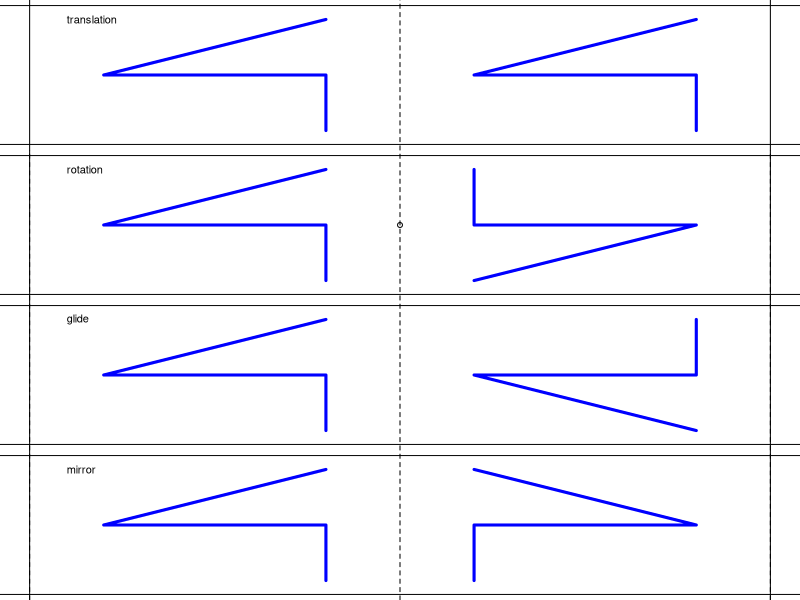
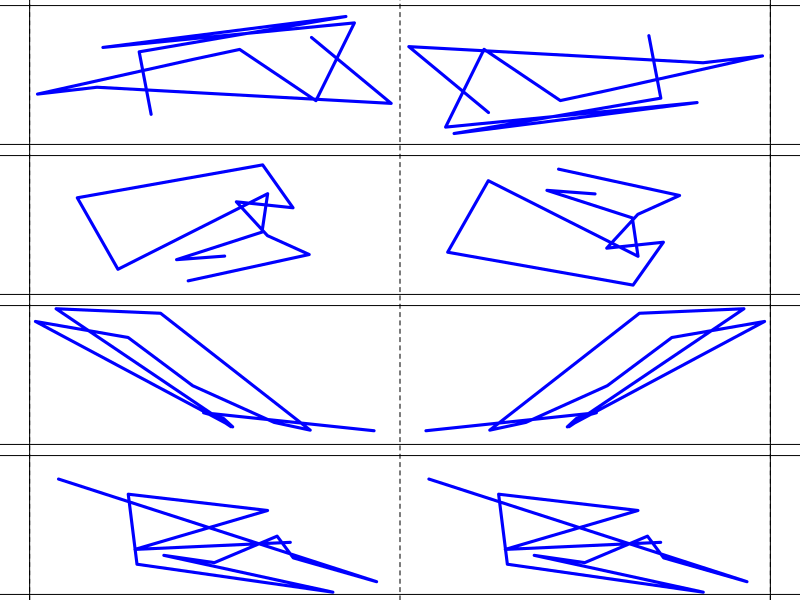

Recreate these plots in R, in order.
## ---- chunk 1
myorder = sample(1:4)
wrds = c("translation","rotation","glide","mirror")
mywrds = wrds[myorder]

al = paste0("* ",wrds,collapse="\n")
sol1 = paste0(1*(1==myorder),collapse="")
sol2 = paste0(1*(2==myorder),collapse="")
sol3 = paste0(1*(3==myorder),collapse="")
sol4 = paste0(1*(4==myorder),collapse="")

getbasedots = function(fg=1,n=4){
    if(fg<6){
        x = runif(2*n)
        y = runif(2*n)-0.5
        h = runif(2*n)
        p = sample(1:20,2*n)
    } else {
        x = runif(n)
        y = runif(n)-0.5
        h = runif(n)
        p = sample(1:20,n)
        x = c(x,x)
        y = c(y,-y)
        h = c(h,h)
        p = c(p,p) 
    }
    dots = data.frame(x,y,h,p)
    return(dots)
}

translate = function(dots,dx=1){
    tdots = data.frame(dots)
    tdots$x = dots$x+dx
    return(tdots)
}
rotate = function(dots,xr){
    tdots = data.frame(dots)
    tdots$x = tdots$x-xr
    tdots$x = -tdots$x+xr
    tdots$y = -tdots$y
    return(tdots)
}
glide = function(dots,dx){
    tdots = data.frame(dots)
    tdots$x = tdots$x+dx
    tdots$y = -tdots$y
    return(tdots)
}
mirror = function(dots,xr){
    tdots = data.frame(dots)
    tdots$x = tdots$x-xr
    tdots$x = -tdots$x+xr
    return(tdots)
}

## ---- chunk 2

lwd=3
col="blue"

par(mar=c(0,0,0,0),mfrow=c(4,1))
mydots = data.frame(x=c(0.8,0.8,0.2,0.8),y=c(-0.4,0,0,0.4))
plot(0,0,type="n",xlim=c(0,2),ylim=c(-0.5,0.5),axes=F,ann=F)
lines(mydots$x,mydots$y,lwd=lwd,col=col)
d2 = translate(mydots,1)
lines(d2$x,d2$y,lwd=lwd,col=col)
abline(v=1,lty=2)
text(0.1,0.4,"translation",adj=0)
abline(h=c(0.5,-0.5))
abline(v=c(0,2))

plot(0,0,type="n",xlim=c(0,2),ylim=c(-0.5,0.5),axes=F,ann=F)
lines(mydots$x,mydots$y,lwd=lwd,col=col)
d2 = rotate(mydots,1)
lines(d2$x,d2$y,lwd=lwd,col=col)
abline(v=seq(0,2,1),lty=2)
points(1,0)
text(0.1,0.4,"rotation",adj=0)
abline(h=c(0.5,-0.5))
abline(v=c(0,2))

plot(0,0,type="n",xlim=c(0,2),ylim=c(-0.5,0.5),axes=F,ann=F)
lines(mydots$x,mydots$y,lwd=lwd,col=col)
d2 = glide(mydots,1)
lines(d2$x,d2$y,lwd=lwd,col=col)
abline(v=seq(0,2,1),lty=2)
text(0.1,0.4,"glide",adj=0)
abline(h=c(0.5,-0.5))
abline(v=c(0,2))

plot(0,0,type="n",xlim=c(0,2),ylim=c(-0.5,0.5),axes=F,ann=F)
lines(mydots$x,mydots$y,lwd=lwd,col=col)
d2 = mirror(mydots,1)
lines(d2$x,d2$y,lwd=lwd,col=col)
abline(v=seq(0,2,1),lty=2)
text(0.1,0.4,"mirror",adj=0)
abline(h=c(0.5,-0.5))
abline(v=c(0,2))

## ---- chunk 3
par(mar=c(0,0,0,0))
dots = getbasedots(1,6)
funcs = list(translate(dots,1),rotate(dots,1),glide(dots,1),mirror(dots,1))
d2 = funcs[[myorder[1]]]
plot(0,0,type="n",xlim=c(0,2),ylim=c(-0.5,0.5),axes=F,ann=F)
lines(dots$x,dots$y,lwd=lwd,col=col)
lines(d2$x,d2$y,lwd=lwd,col=col)
abline(v=seq(0,2,1),lty=2)
abline(h=c(0.5,-0.5))
abline(v=c(0,2))
## ---- chunk 4
par(mar=c(0,0,0,0))
dots = getbasedots(1,6)
funcs = list(translate(dots,1),rotate(dots,1),glide(dots,1),mirror(dots,1))
d2 = funcs[[myorder[2]]]
plot(0,0,type="n",xlim=c(0,2),ylim=c(-0.5,0.5),axes=F,ann=F)
lines(dots$x,dots$y,lwd=lwd,col=col)
lines(d2$x,d2$y,lwd=lwd,col=col)
abline(v=seq(0,2,1),lty=2)
abline(h=c(0.5,-0.5))
abline(v=c(0,2))
## ---- chunk 5
par(mar=c(0,0,0,0))
dots = getbasedots(1,6)
funcs = list(translate(dots,1),rotate(dots,1),glide(dots,1),mirror(dots,1))
d2 = funcs[[myorder[3]]]
plot(0,0,type="n",xlim=c(0,2),ylim=c(-0.5,0.5),axes=F,ann=F)
lines(dots$x,dots$y,lwd=lwd,col=col)
lines(d2$x,d2$y,lwd=lwd,col=col)
abline(v=seq(0,2,1),lty=2)
abline(h=c(0.5,-0.5))
abline(v=c(0,2))
## ---- chunk 6
par(mar=c(0,0,0,0))
dots = getbasedots(1,6)
funcs = list(translate(dots,1),rotate(dots,1),glide(dots,1),mirror(dots,1))
d2 = funcs[[myorder[4]]]
plot(0,0,type="n",xlim=c(0,2),ylim=c(-0.5,0.5),axes=F,ann=F)
lines(dots$x,dots$y,lwd=lwd,col=col)
lines(d2$x,d2$y,lwd=lwd,col=col)
abline(v=seq(0,2,1),lty=2)
abline(h=c(0.5,-0.5))
abline(v=c(0,2))
